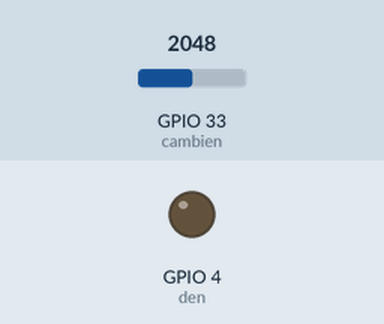
Simulated run of this sketch. Board: ESP32. Shown: output pins drawn as LEDs (lit = HIGH). The inputs (shaded band) are chosen by the test bench; at power-on: GPIO 33 (cambien) = 2048. What the sketch prints to the serial monitor is not drawn.

Above: at 1.8 s.
1.9 s: GPIO 33 (cambien) set to 3943
3.4 s: GPIO 33 (cambien) set to 4054
At 5.2 s:
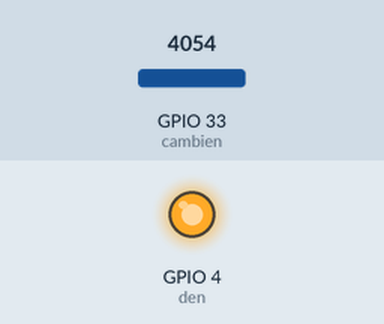
5.5 s: GPIO 33 (cambien) set to 3960
At 6.9 s:
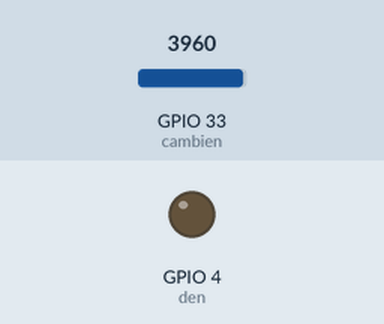
7.5 s: GPIO 33 (cambien) set to 4040
At 8.4 s:
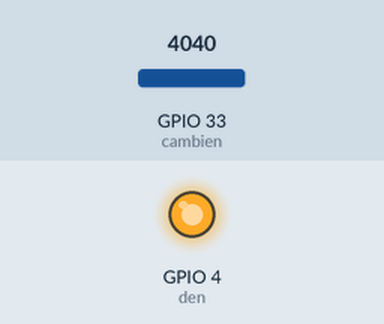
Timing chart, 0 to 10.5 s (numbered marks = the images above; inputs shaded):
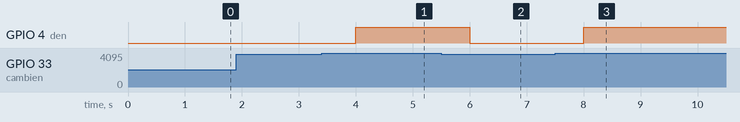

Measured:
- the behaviour switches between 4000 and 4001 on GPIO 33 (cambien) (found by bisection; images 0 and 1)
- after the input at 1.9 s, every drawn part: stays the same
- after the input at 3.4 s, GPIO 4 (den): LOW → HIGH after 0.60 s
- after the input at 5.5 s, GPIO 4 (den): HIGH → LOW after 0.50 s
- after the input at 7.5 s, GPIO 4 (den): LOW → HIGH after 0.50 s

The sketch:

testNVZ1.ino
```cpp
// --------------------------
// NVZ1 <--> ESP32
// DATA  <-->  D33
// --------------------------
// DONE

// đọc giá trị digital
//int cambien = 33;
//int giatri;
//
//void setup() {
//  Serial.begin(9600);
//
//  pinMode(cambien, INPUT); //Cảm biến nhận tín hiệu
//}
//
//void loop() {
//  giatri = digitalRead(cambien); //Đọc giá trị cảm biến và gán vào biến giatri
//  Serial.print("Giá trị cảm biến: ");
//  Serial.println(giatri);
//  delay(1000);
//}

// ---------------------------------------------
// đọc giá trị analog
//int cambien = 33;
//int giatri;
//
//void setup() {
//  Serial.begin(9600);
//
//  pinMode(cambien, INPUT); //Cảm biến nhận tín hiệu
//}
//
//void loop() {
//  giatri = analogRead(cambien); //Đọc giá trị cảm biến và gán vào biến giatri
//  Serial.print("Giá trị cảm biến: ");
//  Serial.println(giatri);
//  delay(1000);
//}

// ----------------------------------------------
// đọc giá trị analog và ứng dụng đèn ngủ
int cambien = 33;
int giatri;

int den = 4;

void setup() {
  Serial.begin(9600);

  pinMode(den, OUTPUT);
  digitalWrite(den, LOW); //Mặc định đèn tắt
  pinMode(cambien, INPUT); //Cảm biến nhận tín hiệu
}

void loop() {
  giatri = analogRead(cambien); //Đọc giá trị analog của cảm biến và gán vào biến giatri

  if (giatri > 4000) //Nếu giá trị quang trở lớn hơn 1000
  {
    digitalWrite(den, HIGH); //Đèn sáng
  }
  else{
    digitalWrite(den, LOW); //Đèn tắt
  }

  Serial.print("Giá trị cảm biến: ");
  Serial.println(giatri);
  delay(1000);
}
```
